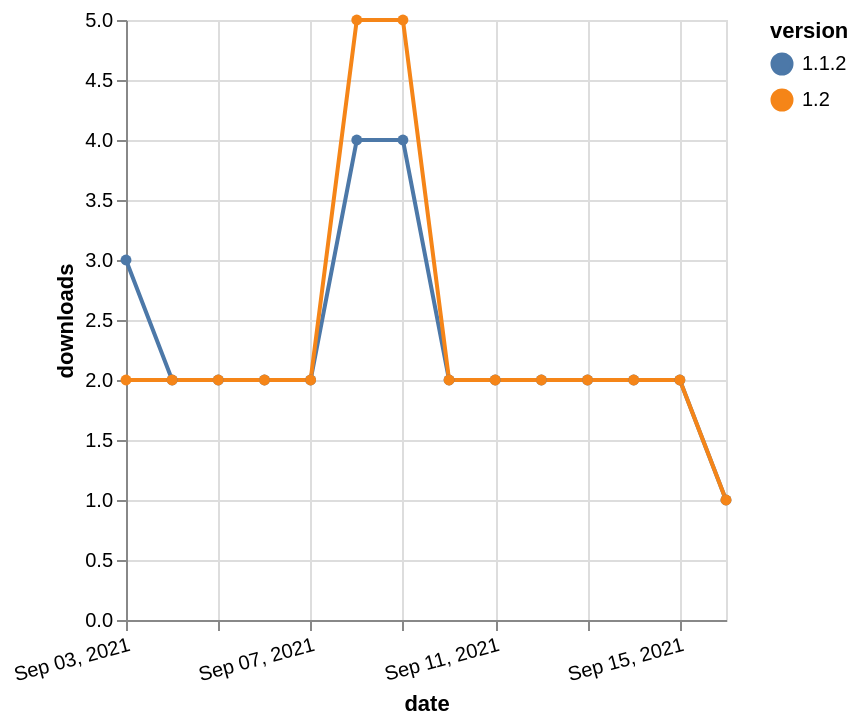

The Vega-Lite source for this figure:
### Vega-Lite specification from a JSON file in a GitHub repository (floating-point values rounded to 4 significant figures)
{"$schema": "https://vega.github.io/schema/vega-lite/v5.json", "description": "A simple bar chart with embedded data.", "data": {"values": [{"date": "2021-09-03", "total": 3024, "delta": 3, "version": "1.1.2"}, {"date": "2021-09-04", "total": 3026, "delta": 2, "version": "1.1.2"}, {"date": "2021-09-05", "total": 3028, "delta": 2, "version": "1.1.2"}, {"date": "2021-09-06", "total": 3030, "delta": 2, "version": "1.1.2"}, {"date": "2021-09-07", "total": 3032, "delta": 2, "version": "1.1.2"}, {"date": "2021-09-08", "total": 3036, "delta": 4, "version": "1.1.2"}, {"date": "2021-09-09", "total": 3040, "delta": 4, "version": "1.1.2"}, {"date": "2021-09-10", "total": 3042, "delta": 2, "version": "1.1.2"}, {"date": "2021-09-11", "total": 3044, "delta": 2, "version": "1.1.2"}, {"date": "2021-09-12", "total": 3046, "delta": 2, "version": "1.1.2"}, {"date": "2021-09-13", "total": 3048, "delta": 2, "version": "1.1.2"}, {"date": "2021-09-14", "total": 3050, "delta": 2, "version": "1.1.2"}, {"date": "2021-09-15", "total": 3052, "delta": 2, "version": "1.1.2"}, {"date": "2021-09-16", "total": 3053, "delta": 1, "version": "1.1.2"}, {"date": "2021-09-03", "total": 2671, "delta": 2, "version": "1.2"}, {"date": "2021-09-04", "total": 2673, "delta": 2, "version": "1.2"}, {"date": "2021-09-05", "total": 2675, "delta": 2, "version": "1.2"}, {"date": "2021-09-06", "total": 2677, "delta": 2, "version": "1.2"}, {"date": "2021-09-07", "total": 2679, "delta": 2, "version": "1.2"}, {"date": "2021-09-08", "total": 2684, "delta": 5, "version": "1.2"}, {"date": "2021-09-09", "total": 2689, "delta": 5, "version": "1.2"}, {"date": "2021-09-10", "total": 2691, "delta": 2, "version": "1.2"}, {"date": "2021-09-11", "total": 2693, "delta": 2, "version": "1.2"}, {"date": "2021-09-12", "total": 2695, "delta": 2, "version": "1.2"}, {"date": "2021-09-13", "total": 2697, "delta": 2, "version": "1.2"}, {"date": "2021-09-14", "total": 2699, "delta": 2, "version": "1.2"}, {"date": "2021-09-15", "total": 2701, "delta": 2, "version": "1.2"}, {"date": "2021-09-16", "total": 2702, "delta": 1, "version": "1.2"}]}, "width": "container", "mark": {"type": "line", "point": {"filled": true}}, "encoding": {"x": {"field": "date", "type": "temporal", "timeUnit": "yearmonthdate", "title": "date", "axis": {"labelAngle": -15}}, "y": {"field": "delta", "type": "quantitative", "title": "downloads"}, "color": {"field": "version", "type": "nominal"}, "tooltip": {"field": "delta"}}}
